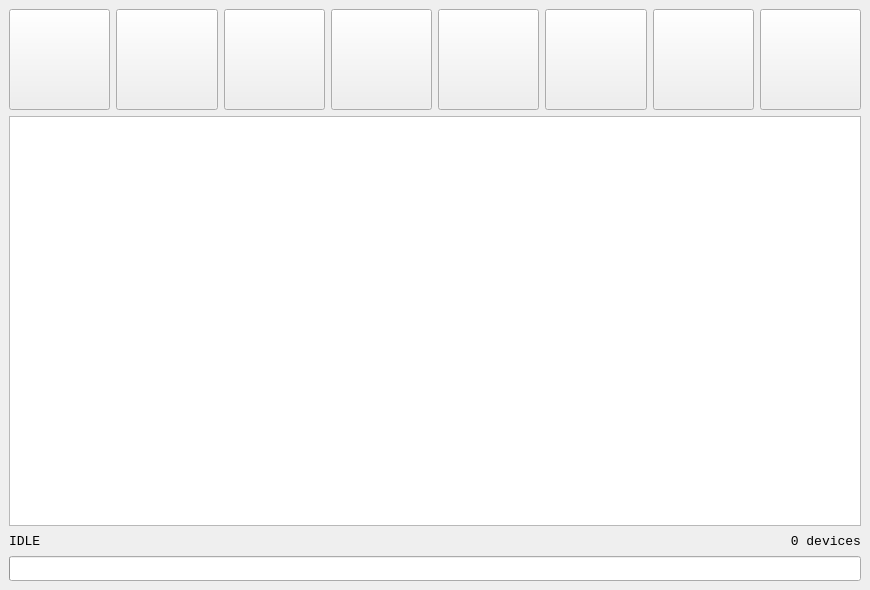
<?xml version="1.0" encoding="UTF-8"?>
<ui version="4.0">
 <class>MainWindow</class>
 <widget class="QMainWindow" name="MainWindow">
  <property name="geometry">
   <rect>
    <x>0</x>
    <y>0</y>
    <width>870</width>
    <height>590</height>
   </rect>
  </property>
  <property name="minimumSize">
   <size>
    <width>870</width>
    <height>590</height>
   </size>
  </property>
  <property name="windowTitle">
   <string>elmoCut</string>
  </property>
  <property name="toolTip">
   <string/>
  </property>
  <property name="animated">
   <bool>true</bool>
  </property>
  <property name="documentMode">
   <bool>false</bool>
  </property>
  <widget class="QWidget" name="centralwidget">
   <property name="minimumSize">
    <size>
     <width>100</width>
     <height>0</height>
    </size>
   </property>
   <layout class="QHBoxLayout" name="horizontalLayout">
    <item>
     <layout class="QGridLayout" name="gridLayout" columnstretch="0,0,0,0,0,0,0,0,0">
      <property name="sizeConstraint">
       <enum>QLayout::SetNoConstraint</enum>
      </property>
      <property name="spacing">
       <number>6</number>
      </property>
      <item row="3" column="3" colspan="2">
       <widget class="QLabel" name="lblcenter">
        <property name="font">
         <font>
          <family>Consolas</family>
          <pointsize>9</pointsize>
         </font>
        </property>
        <property name="text">
         <string/>
        </property>
        <property name="alignment">
         <set>Qt::AlignRight|Qt::AlignTrailing|Qt::AlignVCenter</set>
        </property>
       </widget>
      </item>
      <item row="0" column="7" rowspan="2">
       <widget class="QPushButton" name="btnSettings">
        <property name="sizePolicy">
         <sizepolicy hsizetype="Minimum" vsizetype="Minimum">
          <horstretch>0</horstretch>
          <verstretch>0</verstretch>
         </sizepolicy>
        </property>
        <property name="minimumSize">
         <size>
          <width>0</width>
          <height>80</height>
         </size>
        </property>
        <property name="text">
         <string/>
        </property>
        <property name="iconSize">
         <size>
          <width>60</width>
          <height>60</height>
         </size>
        </property>
       </widget>
      </item>
      <item row="0" column="2" rowspan="2">
       <widget class="QPushButton" name="btnScanHard">
        <property name="sizePolicy">
         <sizepolicy hsizetype="Minimum" vsizetype="Minimum">
          <horstretch>0</horstretch>
          <verstretch>0</verstretch>
         </sizepolicy>
        </property>
        <property name="text">
         <string/>
        </property>
        <property name="iconSize">
         <size>
          <width>60</width>
          <height>60</height>
         </size>
        </property>
       </widget>
      </item>
      <item row="4" column="1" colspan="8">
       <widget class="QProgressBar" name="pgbar">
        <property name="minimumSize">
         <size>
          <width>0</width>
          <height>25</height>
         </size>
        </property>
        <property name="value">
         <number>0</number>
        </property>
        <property name="textVisible">
         <bool>false</bool>
        </property>
       </widget>
      </item>
      <item row="0" column="5" rowspan="2">
       <widget class="QPushButton" name="btnKillAll">
        <property name="sizePolicy">
         <sizepolicy hsizetype="Minimum" vsizetype="Minimum">
          <horstretch>0</horstretch>
          <verstretch>0</verstretch>
         </sizepolicy>
        </property>
        <property name="minimumSize">
         <size>
          <width>0</width>
          <height>92</height>
         </size>
        </property>
        <property name="font">
         <font>
          <pointsize>18</pointsize>
         </font>
        </property>
        <property name="text">
         <string/>
        </property>
        <property name="iconSize">
         <size>
          <width>60</width>
          <height>60</height>
         </size>
        </property>
       </widget>
      </item>
      <item row="3" column="5" colspan="2">
       <widget class="QLabel" name="lblDonate">
        <property name="font">
         <font>
          <pointsize>12</pointsize>
         </font>
        </property>
        <property name="cursor">
         <cursorShape>PointingHandCursor</cursorShape>
        </property>
        <property name="text">
         <string/>
        </property>
        <property name="alignment">
         <set>Qt::AlignRight|Qt::AlignTrailing|Qt::AlignVCenter</set>
        </property>
       </widget>
      </item>
      <item row="0" column="3" rowspan="2">
       <widget class="QPushButton" name="btnKill">
        <property name="sizePolicy">
         <sizepolicy hsizetype="Minimum" vsizetype="Minimum">
          <horstretch>0</horstretch>
          <verstretch>0</verstretch>
         </sizepolicy>
        </property>
        <property name="minimumSize">
         <size>
          <width>0</width>
          <height>80</height>
         </size>
        </property>
        <property name="sizeIncrement">
         <size>
          <width>0</width>
          <height>0</height>
         </size>
        </property>
        <property name="baseSize">
         <size>
          <width>0</width>
          <height>0</height>
         </size>
        </property>
        <property name="font">
         <font>
          <pointsize>18</pointsize>
          <stylestrategy>PreferDefault</stylestrategy>
          <kerning>true</kerning>
         </font>
        </property>
        <property name="text">
         <string/>
        </property>
        <property name="iconSize">
         <size>
          <width>60</width>
          <height>60</height>
         </size>
        </property>
       </widget>
      </item>
      <item row="0" column="1" rowspan="2">
       <widget class="QPushButton" name="btnScanEasy">
        <property name="sizePolicy">
         <sizepolicy hsizetype="Minimum" vsizetype="Minimum">
          <horstretch>0</horstretch>
          <verstretch>0</verstretch>
         </sizepolicy>
        </property>
        <property name="minimumSize">
         <size>
          <width>0</width>
          <height>80</height>
         </size>
        </property>
        <property name="font">
         <font>
          <pointsize>18</pointsize>
         </font>
        </property>
        <property name="text">
         <string/>
        </property>
        <property name="iconSize">
         <size>
          <width>60</width>
          <height>60</height>
         </size>
        </property>
        <property name="shortcut">
         <string>Space</string>
        </property>
       </widget>
      </item>
      <item row="3" column="1" colspan="2">
       <widget class="QLabel" name="lblleft">
        <property name="sizePolicy">
         <sizepolicy hsizetype="Minimum" vsizetype="Minimum">
          <horstretch>0</horstretch>
          <verstretch>0</verstretch>
         </sizepolicy>
        </property>
        <property name="font">
         <font>
          <family>Consolas</family>
          <pointsize>10</pointsize>
         </font>
        </property>
        <property name="text">
         <string>IDLE</string>
        </property>
       </widget>
      </item>
      <item row="0" column="4" rowspan="2">
       <widget class="QPushButton" name="btnUnkill">
        <property name="sizePolicy">
         <sizepolicy hsizetype="Preferred" vsizetype="Preferred">
          <horstretch>0</horstretch>
          <verstretch>0</verstretch>
         </sizepolicy>
        </property>
        <property name="minimumSize">
         <size>
          <width>0</width>
          <height>80</height>
         </size>
        </property>
        <property name="font">
         <font>
          <pointsize>18</pointsize>
         </font>
        </property>
        <property name="text">
         <string/>
        </property>
        <property name="iconSize">
         <size>
          <width>60</width>
          <height>60</height>
         </size>
        </property>
       </widget>
      </item>
      <item row="0" column="6" rowspan="2">
       <widget class="QPushButton" name="btnUnkillAll">
        <property name="sizePolicy">
         <sizepolicy hsizetype="Minimum" vsizetype="Minimum">
          <horstretch>0</horstretch>
          <verstretch>0</verstretch>
         </sizepolicy>
        </property>
        <property name="minimumSize">
         <size>
          <width>0</width>
          <height>80</height>
         </size>
        </property>
        <property name="font">
         <font>
          <pointsize>18</pointsize>
         </font>
        </property>
        <property name="text">
         <string/>
        </property>
        <property name="iconSize">
         <size>
          <width>60</width>
          <height>60</height>
         </size>
        </property>
       </widget>
      </item>
      <item row="3" column="7" colspan="2">
       <widget class="QLabel" name="lblright">
        <property name="sizePolicy">
         <sizepolicy hsizetype="Minimum" vsizetype="Minimum">
          <horstretch>0</horstretch>
          <verstretch>0</verstretch>
         </sizepolicy>
        </property>
        <property name="font">
         <font>
          <family>Consolas</family>
          <pointsize>10</pointsize>
         </font>
        </property>
        <property name="layoutDirection">
         <enum>Qt::LeftToRight</enum>
        </property>
        <property name="text">
         <string>0 devices</string>
        </property>
        <property name="alignment">
         <set>Qt::AlignRight|Qt::AlignTrailing|Qt::AlignVCenter</set>
        </property>
       </widget>
      </item>
      <item row="0" column="8" rowspan="2">
       <widget class="QPushButton" name="btnAbout">
        <property name="sizePolicy">
         <sizepolicy hsizetype="Minimum" vsizetype="Minimum">
          <horstretch>0</horstretch>
          <verstretch>0</verstretch>
         </sizepolicy>
        </property>
        <property name="minimumSize">
         <size>
          <width>0</width>
          <height>101</height>
         </size>
        </property>
        <property name="text">
         <string/>
        </property>
        <property name="iconSize">
         <size>
          <width>60</width>
          <height>60</height>
         </size>
        </property>
       </widget>
      </item>
      <item row="2" column="1" colspan="8">
       <widget class="QTableWidget" name="tableScan">
        <property name="enabled">
         <bool>true</bool>
        </property>
        <property name="sizePolicy">
         <sizepolicy hsizetype="Preferred" vsizetype="Expanding">
          <horstretch>0</horstretch>
          <verstretch>0</verstretch>
         </sizepolicy>
        </property>
        <property name="font">
         <font>
          <family>Consolas</family>
          <pointsize>11</pointsize>
          <weight>50</weight>
          <bold>false</bold>
         </font>
        </property>
        <property name="horizontalScrollBarPolicy">
         <enum>Qt::ScrollBarAlwaysOff</enum>
        </property>
        <property name="sizeAdjustPolicy">
         <enum>QAbstractScrollArea::AdjustToContents</enum>
        </property>
        <property name="editTriggers">
         <set>QAbstractItemView::NoEditTriggers</set>
        </property>
        <property name="tabKeyNavigation">
         <bool>false</bool>
        </property>
        <property name="selectionMode">
         <enum>QAbstractItemView::SingleSelection</enum>
        </property>
        <property name="selectionBehavior">
         <enum>QAbstractItemView::SelectRows</enum>
        </property>
        <property name="textElideMode">
         <enum>Qt::ElideNone</enum>
        </property>
        <property name="showGrid">
         <bool>false</bool>
        </property>
        <property name="gridStyle">
         <enum>Qt::NoPen</enum>
        </property>
        <property name="sortingEnabled">
         <bool>false</bool>
        </property>
        <property name="wordWrap">
         <bool>false</bool>
        </property>
        <attribute name="horizontalHeaderVisible">
         <bool>true</bool>
        </attribute>
        <attribute name="horizontalHeaderMinimumSectionSize">
         <number>170</number>
        </attribute>
        <attribute name="horizontalHeaderDefaultSectionSize">
         <number>170</number>
        </attribute>
        <attribute name="horizontalHeaderStretchLastSection">
         <bool>false</bool>
        </attribute>
        <attribute name="verticalHeaderVisible">
         <bool>true</bool>
        </attribute>
        <attribute name="verticalHeaderMinimumSectionSize">
         <number>28</number>
        </attribute>
       </widget>
      </item>
     </layout>
    </item>
   </layout>
  </widget>
 </widget>
 <resources/>
 <connections/>
</ui>
